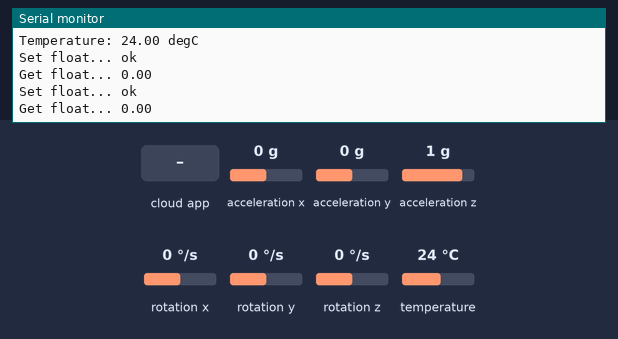
Recording of a sketch running on a simulated ESP32. Shown: the last lines printed to the serial monitor. The test bench sets the inputs (shaded band); at power-on: acceleration x 0 g, acceleration y 0 g, acceleration z 1 g, rotation x 0 °/s, rotation y 0 °/s, rotation z 0 °/s, temperature 24 °C. WiFi joins after 1.5 s; servers stay silent unless stated; the Firebase database answers and starts empty.

Above: at 2.8 s.
2.9 s: acceleration x set to -1.4 g
At 4.3 s:
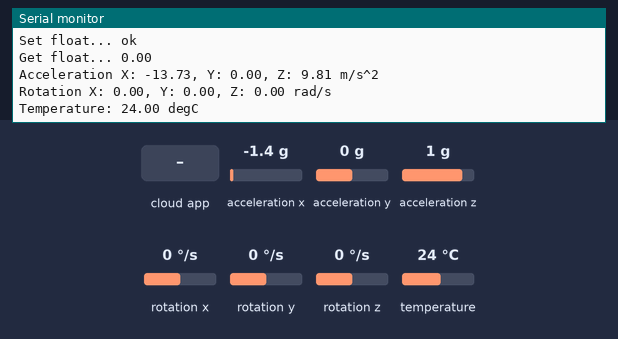
4.4 s: the phone or cloud app sets x to 25
At 4.86 s:
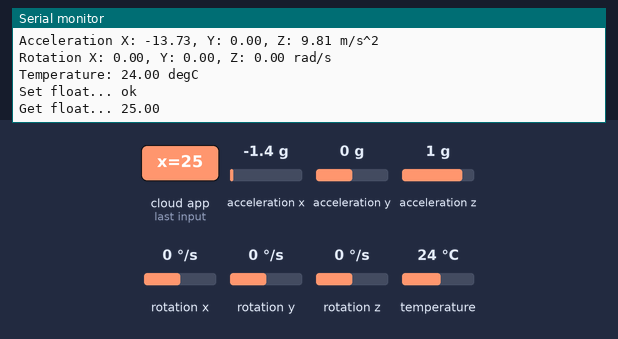
5.9 s: the phone or cloud app sets y to 50
At 6.06 s:
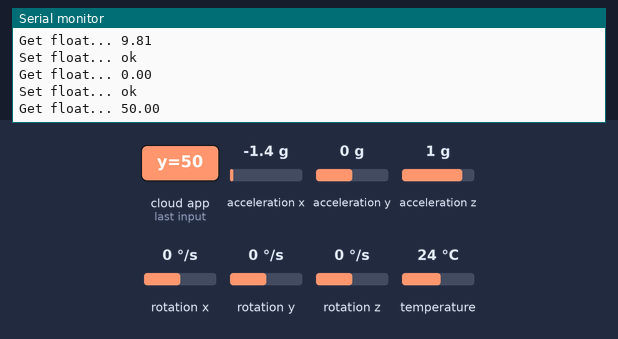
7.4 s: the phone or cloud app sets z to 100
At 7.76 s:
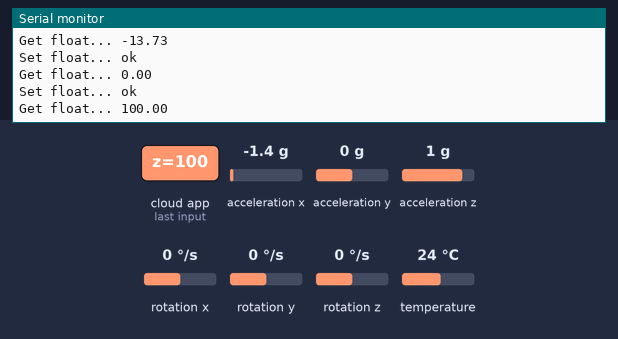
8.9 s: acceleration y set to -1.4 g
At 9.32 s:
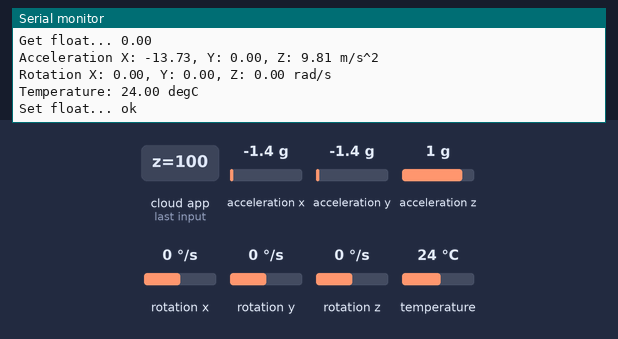
10.4 s: acceleration z set to -1.4 g
At 11.3 s:
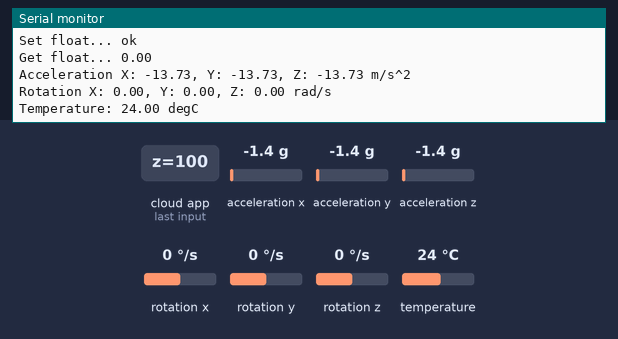
Timing chart, 0 to 12.9 s (numbered marks = the images above; inputs shaded):
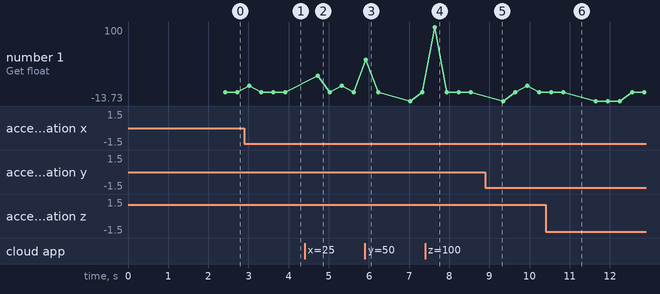

The sketch:

Accelerator_and_gyroscope_sensor_practice_esp32.ino
```cpp
#include <Arduino.h>
#include <WiFi.h>
#include <FirebaseESP32.h>

// Provide the token generation process info.
#include <addons/TokenHelper.h>

// Provide the RTDB payload printing info and other helper functions.
#include <addons/RTDBHelper.h>

/* 1. Define the WiFi credentials */
#define WIFI_SSID "m"
#define WIFI_PASSWORD "11112222"

// For the following credentials, see examples/Authentications/SignInAsUser/EmailPassword/EmailPassword.ino

/* 2. Define the API Key */
#define API_KEY "AIzaSyDRZxXa-VNZ5dBAaiZcmHy42sZGvb4wn_Q"

/* 3. Define the RTDB URL */
#define DATABASE_URL "nyoba-atas-default-rtdb.firebaseio.com" //<databaseName>.firebaseio.com or <databaseName>.<region>.firebasedatabase.app

/* 4. Define the user Email and password that alreadey registerd or added in your project */
#define USER_EMAIL "hikmal.saidfar1@gmail.com"
#define USER_PASSWORD "hijikata678"

// Define Firebase Data object
FirebaseData fbdo;

FirebaseAuth auth;
FirebaseConfig config;

unsigned long sendDataPrevMillis = 0;

#include <Adafruit_MPU6050.h>
#include <Adafruit_Sensor.h>
#include <Wire.h>

Adafruit_MPU6050 mpu;

void setup() {

  Serial.begin(115200);
  WiFi.begin(WIFI_SSID, WIFI_PASSWORD); //insialisasi WiFi
  Serial.print("Connecting to Wi-Fi");
  while (WiFi.status() != WL_CONNECTED) //menghubungkan ESP ke WiFi
  {
    Serial.print(".");
    delay(300);
  }
  Serial.println();
  Serial.print("Connected with IP: ");
  Serial.println(WiFi.localIP());
  Serial.println();

  Serial.printf("Firebase Client v%s\n\n", FIREBASE_CLIENT_VERSION);

  /* Assign the api key (required) */
  config.api_key = API_KEY;

  /* Assign the user sign in credentials */
  auth.user.email = USER_EMAIL;
  auth.user.password = USER_PASSWORD;

  /* Assign the RTDB URL (required) */
  config.database_url = DATABASE_URL;

  /* Assign the callback function for the long running token generation task */
  config.token_status_callback = tokenStatusCallback; // see addons/TokenHelper.h

  // Comment or pass false value when WiFi reconnection will control by your code or third party library e.g. WiFiManager
  Firebase.reconnectNetwork(true);

  // Since v4.4.x, BearSSL engine was used, the SSL buffer need to be set.
  // Large data transmission may require larger RX buffer, otherwise connection issue or data read time out can be occurred.
  fbdo.setBSSLBufferSize(4096 /* Rx buffer size in bytes from 512 - 16384 */, 1024 /* Tx buffer size in bytes from 512 - 16384 */);

  Firebase.begin(&config, &auth);

  // Try to initialize!
  if (!mpu.begin()) {
    Serial.println("Failed to find MPU6050 chip");
    while (1) {
      delay(10);
    }
  }
  Serial.println("MPU6050 Found!");

  mpu.setAccelerometerRange(MPU6050_RANGE_8_G);
  Serial.print("Accelerometer range set to: ");
  switch (mpu.getAccelerometerRange()) {
  case MPU6050_RANGE_2_G:
    Serial.println("+-2G");
    break;
  case MPU6050_RANGE_4_G:
    Serial.println("+-4G");
    break;
  case MPU6050_RANGE_8_G:
    Serial.println("+-8G");
    break;
  case MPU6050_RANGE_16_G:
    Serial.println("+-16G");
    break;
   mpu.setGyroRange(MPU6050_RANGE_500_DEG);
  Serial.print("Gyro range set to: ");
  switch (mpu.getGyroRange()) {
  case MPU6050_RANGE_250_DEG:
    Serial.println("+- 250 deg/s");
    break;
  case MPU6050_RANGE_500_DEG:
    Serial.println("+- 500 deg/s");
    break;
  case MPU6050_RANGE_1000_DEG:
    Serial.println("+- 1000 deg/s");
    break;
  case MPU6050_RANGE_2000_DEG:
    Serial.println("+- 2000 deg/s");
    break;
  }
  }

  mpu.setFilterBandwidth(MPU6050_BAND_5_HZ);
  Serial.print("Filter bandwidth set to: ");
  switch (mpu.getFilterBandwidth()) {
  case MPU6050_BAND_260_HZ:
    Serial.println("260 Hz");
    break;
  case MPU6050_BAND_184_HZ:
    Serial.println("184 Hz");
    break;
  case MPU6050_BAND_94_HZ:
    Serial.println("94 Hz");
    break;
  case MPU6050_BAND_44_HZ:
    Serial.println("44 Hz");
    break;
  case MPU6050_BAND_21_HZ:
    Serial.println("21 Hz");
    break;
  case MPU6050_BAND_10_HZ:
    Serial.println("10 Hz");
    break;
  case MPU6050_BAND_5_HZ:
    Serial.println("5 Hz");
    break;
  }

  Serial.println("");
  delay(100);
}

void loop() {
  /* Get new sensor events with the readings */
  sensors_event_t a, g, temp;
  mpu.getEvent(&a, &g, &temp);

  /* Print out the values */
  Serial.print("Acceleration X: ");
  Serial.print(a.acceleration.x);
  Serial.print(", Y: ");
  Serial.print(a.acceleration.y);
  Serial.print(", Z: ");
  Serial.print(a.acceleration.z);
  Serial.println(" m/s^2");

  Serial.print("Rotation X: ");
  Serial.print(g.gyro.x);
  Serial.print(", Y: ");
  Serial.print(g.gyro.y);
  Serial.print(", Z: ");
  Serial.print(g.gyro.z);
  Serial.println(" rad/s");

  Serial.print("Temperature: ");
  Serial.print(temp.temperature);
  Serial.println(" degC");

  float aks_x = a.acceleration.x;
  float aks_y = a.acceleration.y;
  float aks_z = a.acceleration.z;

  float gyro_x = g.gyro.x;
  float gyro_y = g.gyro.y;
  float gyro_z = g.gyro.z;

  Serial.println("");
  delay(500);

    Serial.printf("Set float... %s\n", Firebase.setFloat(fbdo, F("/test/akselerasi/x"), aks_x) ? "ok" : fbdo.errorReason().c_str());

    Serial.printf("Get float... %s\n", Firebase.getFloat(fbdo, F("/test/akselerasi/x")) ? String(fbdo.to<float>()).c_str() : fbdo.errorReason().c_str());

    Serial.printf("Set float... %s\n", Firebase.setFloat(fbdo, F("/test/akselerasi/y"), aks_y) ? "ok" : fbdo.errorReason().c_str());

    Serial.printf("Get float... %s\n", Firebase.getFloat(fbdo, F("/test/akselerasi/y")) ? String(fbdo.to<float>()).c_str() : fbdo.errorReason().c_str());

    Serial.printf("Set float... %s\n", Firebase.setFloat(fbdo, F("/test/akselerasi/z"), aks_z) ? "ok" : fbdo.errorReason().c_str());

    Serial.printf("Get float... %s\n", Firebase.getFloat(fbdo, F("/test/akselerasi/z")) ? String(fbdo.to<float>()).c_str() : fbdo.errorReason().c_str());

    Serial.printf("Set float... %s\n", Firebase.setFloat(fbdo, F("/test/gyro/x"), gyro_x) ? "ok" : fbdo.errorReason().c_str());

    Serial.printf("Get float... %s\n", Firebase.getFloat(fbdo, F("/test/gyro/x")) ? String(fbdo.to<float>()).c_str() : fbdo.errorReason().c_str());

    Serial.printf("Set float... %s\n", Firebase.setFloat(fbdo, F("/test/gyro/y"), gyro_y) ? "ok" : fbdo.errorReason().c_str());

    Serial.printf("Get float... %s\n", Firebase.getFloat(fbdo, F("/test/gyro/y")) ? String(fbdo.to<float>()).c_str() : fbdo.errorReason().c_str());

    Serial.printf("Set float... %s\n", Firebase.setFloat(fbdo, F("/test/gyro/z"), gyro_z) ? "ok" : fbdo.errorReason().c_str());

    Serial.printf("Get float... %s\n", Firebase.getFloat(fbdo, F("/test/gyro/z")) ? String(fbdo.to<float>()).c_str() : fbdo.errorReason().c_str());

    FirebaseJson json;
}
```

Measured:
- after the input at 2.9 s, the serial monitor: prints a new line after 1.0 s (image 1)
- after the input at 4.4 s, the serial monitor: prints a new line after 0.33 s (image 2)
- after the input at 5.9 s, the serial monitor: prints a new line at once (image 3)
- after the input at 7.4 s, the serial monitor: prints a new line after 0.23 s (image 4)
- after the input at 10.4 s, the serial monitor: prints a new line after 0.45 s (image 6)
